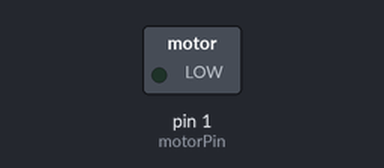
This sketch was run on a simulated Arduino Uno, built with avr-gcc and run on an emulated ATmega328P. On the bench: switched loads named in the sketch (green lamp = pin HIGH).

Above: at 0.1 s.
At 10.1 s:
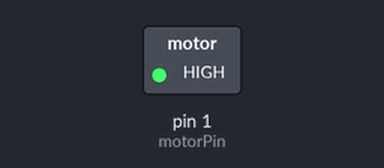
Timing chart, 0 to 12.0 s (numbered marks = the images above):
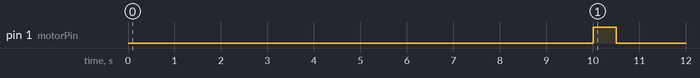

The sketch:

vibration_motor.ino
```cpp
const int motorPin = 1;
const unsigned long testDuration = 10000;
bool buzz = false;
unsigned long startTime;


void setup() {

pinMode(motorPin, OUTPUT);
digitalWrite(motorPin, LOW);
bool buzz = false;
startTime = millis();
}

void loop() {

if( millis() - startTime >= testDuration && buzz !=true){
buzz = true;
digitalWrite(motorPin, HIGH);
delay(500);
digitalWrite(motorPin, LOW);
}
}
```

Measured:
- by itself, pin 1 (motorPin): LOW → HIGH at 10.0 s, → LOW 0.50 s later
